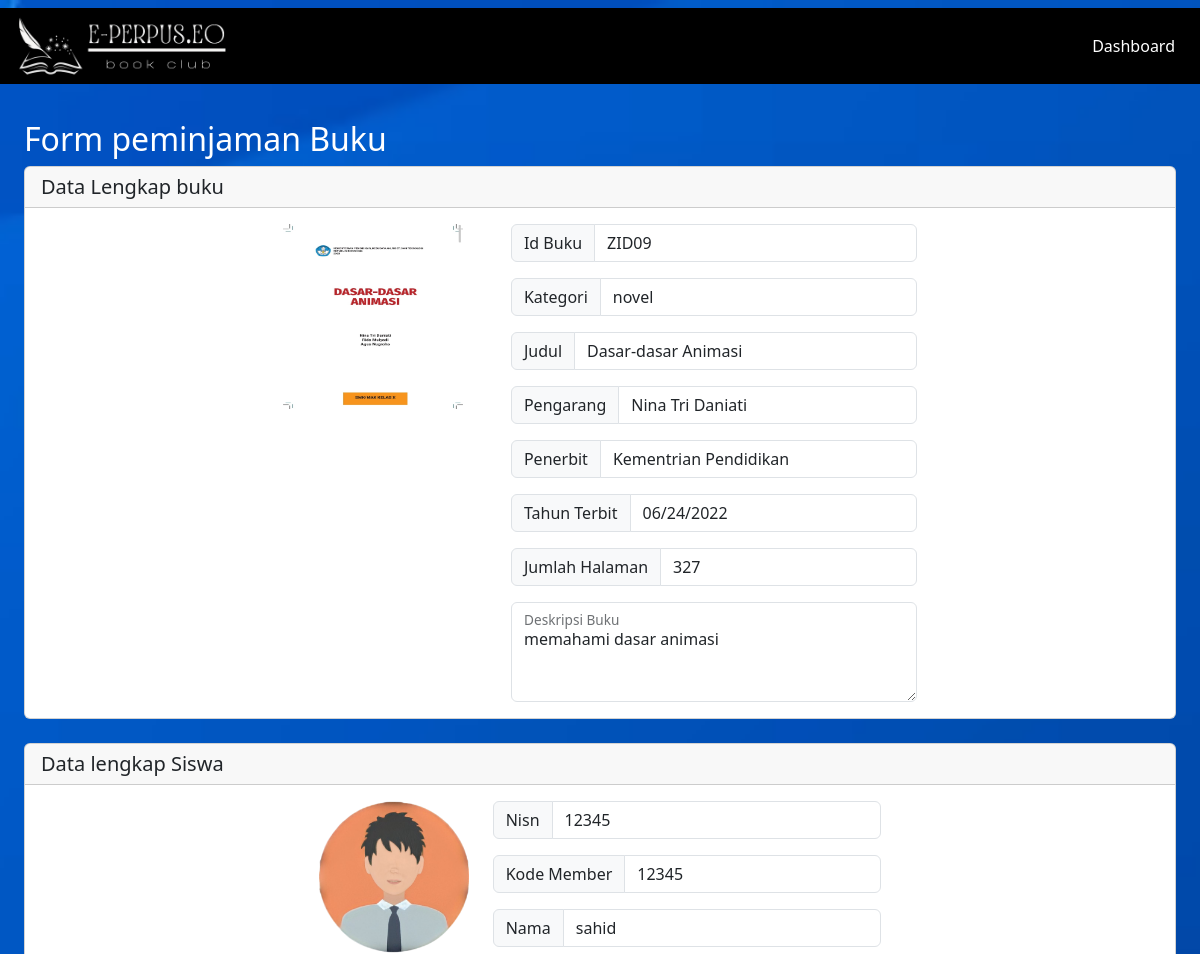
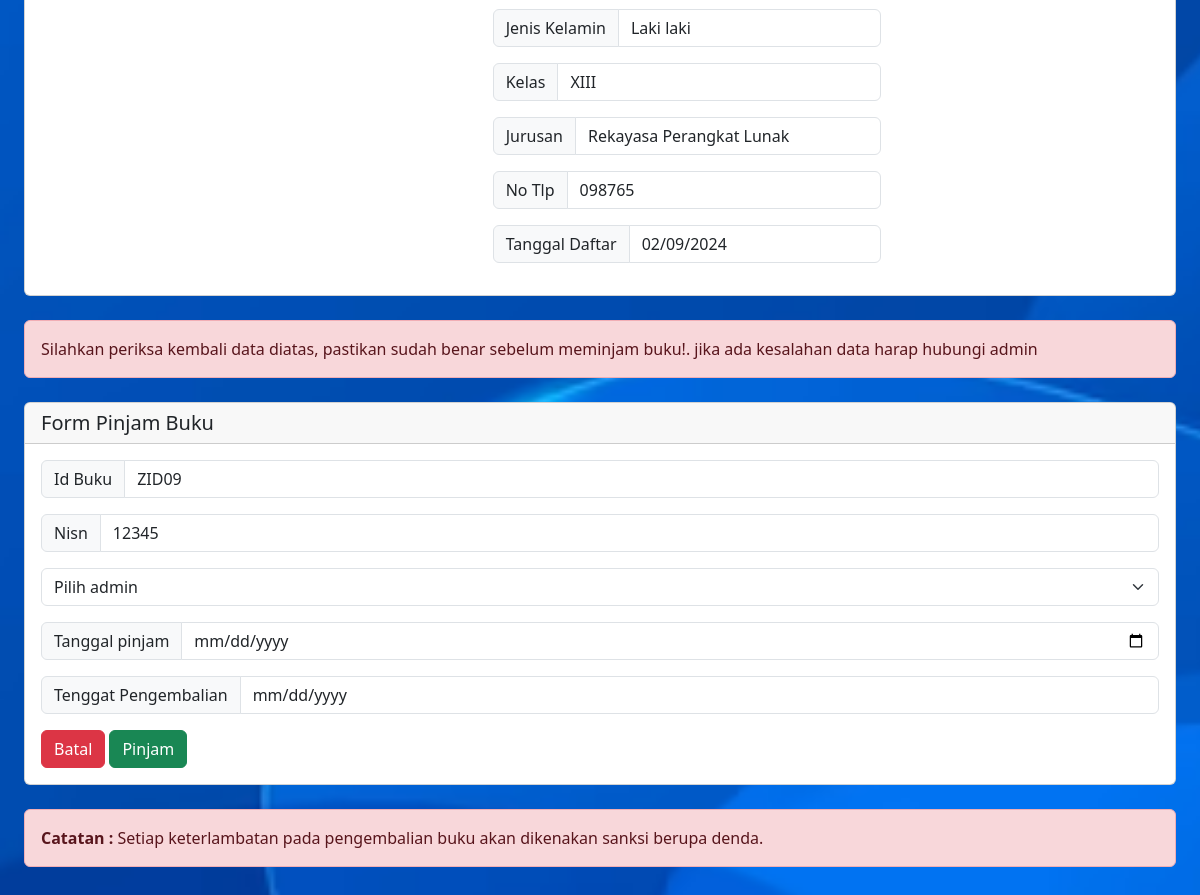
Screenshot of /DashboardMember/formPeminjaman/pinjamBuku.php?id=ZID09 (signed in) with the database file from the repository (2 pictures, top to bottom).
### tables this page shows
CREATE TABLE `buku` (
  `cover` varchar(255) NOT NULL,
  `id_buku` varchar(20) NOT NULL,
  `kategori` varchar(255) NOT NULL,
  `judul` varchar(255) NOT NULL,
  `pengarang` varchar(255) NOT NULL,
  `penerbit` varchar(255) NOT NULL,
  `tahun_terbit` date NOT NULL,
  `jumlah_halaman` int(11) NOT NULL,
  `buku_deskripsi` text NOT NULL,
  `isi_buku` varchar(250) NOT NULL
);

CREATE TABLE `member` (
  `nisn` int(11) NOT NULL,
  `kode_member` varchar(12) NOT NULL,
  `nama` varchar(255) NOT NULL,
  `password` varchar(255) NOT NULL,
  `jenis_kelamin` varchar(20) NOT NULL,
  `kelas` varchar(5) NOT NULL,
  `jurusan` varchar(50) NOT NULL,
  `no_tlp` varchar(15) NOT NULL,
  `tgl_pendaftaran` date NOT NULL
);

### config/config.php (called while the page is built, shortened)
<?php
$host = "127.0.0.1";
$username = "root";
$password = "";
$database_name = "perpustakaan";
$connection = mysqli_connect($host, $username, $password, $database_name);
function queryReadData($dataKategori) {
  global $connection;
  $result = mysqli_query($connection, $dataKategori);
  $items = [];
  while($item = mysqli_fetch_assoc($result)) {
    $items[] = $item;
  }
  return $items;
}
?>

### DashboardMember/formPeminjaman/pinjamBuku.php (the view, shortened to what this page needs)
<?php
require "../../config/config.php";
$idBuku = $_GET["id"];
$query = queryReadData("SELECT * FROM buku WHERE id_buku = '$idBuku'");
$nisnSiswa = $_SESSION["member"]["nisn"];
$dataSiswa = queryReadData("SELECT * FROM member WHERE nisn = $nisnSiswa");
?>
<!DOCTYPE html>
<html lang="en">
  <head>
    <link rel="stylesheet" href="../../style.css">
  </head>
  <body style="background: url(../../assets/bg.jpg) center / cover fixed; ">
    <nav class="navbar fixed-top">
      <div class="container-fluid" style="background-color: black; ">
        <a class="navbar-brand" href="#">
          <img src="../../assets/logoNav.png" alt="logo" width="220px">
        </a>
        <a class="btn btn-tertiary" href="../dashboardMember.php" style="color: white;">Dashboard</a>
      </div>
    </nav>
  <div class="p-4 mt-5">
    <h2 class="mt-5" style="color: white;">Form peminjaman Buku</h2>
    <div class="card">
      <h5 class="card-header">Data Lengkap buku</h5>
      <div class="card-body d-flex flex-wrap gap-5 justify-content-center">
          <?php foreach ($query as $item) : ?>
        <p class="card-text"><img src="../../imgDB/<?= $item["cover"]; ?>" width="180px" height="185px" style="border-radius: 5px;"></p>
        <form action="" method="post">
          <div class="input-group mb-3">
            <span class="input-group-text" id="basic-addon1">Id Buku</span>
            <input type="text" class="form-control" placeholder="id buku" aria-label="Username" aria-describedby="basic-addon1" value="<?= $item["id_buku"]; ?>" readonly>
            </div>
          <div class="input-group mb-3">
            <span class="input-group-text" id="basic-addon1">Kategori</span>
            <input type="text" class="form-control" placeholder="kategori" aria-label="kategori" aria-describedby="basic-addon1" value="<?= $item["kategori"]; ?>" readonly>
            </div>
          <div class="input-group mb-3">
            <span class="input-group-text" id="basic-addon1">Judul</span>
            <input type="text" class="form-control" placeholder="judul" aria-label="judul" aria-describedby="basic-addon1" value="<?= $item["judul"]; ?>" readonly>
            </div>
          <div class="input-group mb-3">
            <span class="input-group-text" id="basic-addon1">Pengarang</span>
            <input type="text" class="form-control" placeholder="pengarang" aria-label="pengarang" aria-describedby="basic-addon1" value="<?= $item["pengarang"]; ?>" readonly>
            </div>
          <div class="input-group mb-3">
            <span class="input-group-text" id="basic-addon1">Penerbit</span>
            <input type="text" class="form-control" placeholder="penerbit" aria-label="penerbit" aria-describedby="basic-addon1" value="<?= $item["penerbit"]; ?>" readonly>
            </div>
          <div class="input-group mb-3">
            <span class="input-group-text" id="basic-addon1">Tahun Terbit</span>
            <input type="date" class="form-control" placeholder="tahun_terbit" aria-label="tahun_terbit" aria-describedby="basic-addon1" value="<?= $item["tahun_terbit"]; ?>" readonly>
            </div>
          <div class="input-group mb-3">
            <span class="input-group-text" id="basic-addon1">Jumlah Halaman</span>
            <input type="number" class="form-control" placeholder="jumlah halaman" aria-label="jumlah halaman" aria-describedby="basic-addon1" value="<?= $item["jumlah_halaman"]; ?>" readonly>
            </div>
          <div class="form-floating">
            <textarea class="form-control" placeholder="deskripsi singkat buku" id="floatingTextarea2" style="height: 100px" readonly><?= $item["buku_deskripsi"]; ?></textarea>
            <label for="floatingTextarea2">Deskripsi Buku</label>
            </div>
        <?php endforeach; ?>
        </form>
       </div>
      </div>
    <div class="card mt-4">
      <h5 class="card-header">Data lengkap Siswa</h5>
      <div class="card-body d-flex flex-wrap gap-4 justify-content-center">
        <p><img src="../../assets/memberLogo.png" width="150px"></p>
        <form action="" method="post">
          <?php foreach ($dataSiswa as $item) : ?>
          <div class="input-group mb-3">
            <span class="input-group-text" id="basic-addon1">Nisn</span>
            <input type="number" class="form-control" placeholder="nisn" aria-label="nisn" aria-describedby="basic-addon1" value="<?= $item["nisn"]; ?>" readonly>
            </div>
          <div class="input-group mb-3">
            <span class="input-group-text" id="basic-addon1">Kode Member</span>
            <input type="text" class="form-control" placeholder="kode member" aria-label="kode member" aria-describedby="basic-addon1" value="<?= $item["kode_member"]; ?>" readonly>
            </div>
          <div class="input-group mb-3">
            <span class="input-group-text" id="basic-addon1">Nama</span>
            <input type="text" class="form-control" placeholder="nama" aria-label="nama" aria-describedby="basic-addon1" value="<?= $item["nama"]; ?>" readonly>
            </div>
          <div class="input-group mb-3">
            <span class="input-group-text" id="basic-addon1">Jenis Kelamin</span>
            <input type="text" class="form-control" placeholder="jenis kelamin" aria-label="jenis kelamin" aria-describedby="basic-addon1" value="<?= $item["jenis_kelamin"]; ?>" readonly>
            </div>
          <div class="input-group mb-3">
            <span class="input-group-text" id="basic-addon1">Kelas</span>
            <input type="text" class="form-control" placeholder="kelas" aria-label="kelas" aria-describedby="basic-addon1" value="<?= $item["kelas"]; ?>" readonly>
            </div>
          <div class="input-group mb-3">
            <span class="input-group-text" id="basic-addon1">Jurusan</span>
            <input type="text" class="form-control" placeholder="jurusan" aria-label="jurusan" aria-describedby="basic-addon1" value="<?= $item["jurusan"]; ?>" readonly>
            </div>
          <div class="input-group mb-3">
            <span class="input-group-text" id="basic-addon1">No Tlp</span>
            <input type="no_tlp" class="form-control" placeholder="no tlp" aria-label="no tlp" aria-describedby="basic-addon1" value="<?= $item["no_tlp"]; ?>" readonly>
            </div>
          <div class="input-group mb-3">
            <span class="input-group-text" id="basic-addon1">Tanggal Daftar</span>
            <input type="date" class="form-control" placeholder="tgl_pendaftaran" aria-label="tgl_pendaftaran" aria-describedby="basic-addon1" value="<?= $item["tgl_pendaftaran"]; ?>" readonly>
            </div>
        <?php endforeach; ?>
        </form>
       </div>
      </div>
    <div class="alert alert-danger mt-4" role="alert">Silahkan periksa kembali data diatas, pastikan sudah benar sebelum meminjam buku!. jika ada kesalahan data harap hubungi admin</div>
    <div class="card mt-4">
      <h5 class="card-header">Form Pinjam Buku</h5>
      <div class="card-body">
        <form action="" method="post">
          <?php foreach ($query as $item) : ?>
           <div class="input-group mb-3">
            <span class="input-group-text" id="basic-addon1">Id Buku</span>
            <input type="text" name="id_buku" class="form-control" placeholder="id buku" aria-label="id_buku" aria-describedby="basic-addon1" value="<?= $item["id_buku"]; ?>" readonly>
            </div>
          <?php endforeach; ?>
        <div class="input-group mb-3">
            <span class="input-group-text" id="basic-addon1">Nisn</span>
            <input type="number" name="nisn" class="form-control" placeholder="nisn" aria-label="nisn" aria-describedby="basic-addon1" value="<?php echo htmlentities($_SESSION["member"]["nisn"]); ?>" readonly>
        </div>
    <select name="id" class="form-select" aria-label="Default select example">
                  <option selected>Pilih admin</option>
    </select>
    <div class="input-group mb-3 mt-3">
            <span class="input-group-text" id="basic-addon1">Tanggal pinjam</span>
            <input type="date" name="tgl_peminjaman" id="tgl_peminjaman" class="form-control" placeholder="id buku" aria-label="tgl_peminjaman" aria-describedby="basic-addon1" onchange="setReturnDate()" required>
      </div>
    <div class="input-group mb-3 mt-3">
            <span class="input-group-text" id="basic-addon1">Tenggat Pengembalian</span>
            <input type="date" name="tgl_pengembalian" id="tgl_pengembalian" class="form-control" placeholder="tgl_pengembalian" aria-label="tgl_pengembalian" aria-describedby="basic-addon1" readonly>
      </div>
    <a class="btn btn-danger" href="../buku/daftarBuku.php"> Batal</a>
    <button type="submit" class="btn btn-success" name="pinjam">Pinjam</button>
    </form>
    </div>
    </div>
    <div class="alert alert-danger mt-4" role="alert"><span class="fw-bold">Catatan :</span> Setiap keterlambatan pada pengembalian buku akan dikenakan sanksi berupa denda.</div>
    </div>
  </body>
</html>

### rows the page displays
buku: cover (picture), id_buku "ZID09", kategori "novel", judul "Dasar-dasar Animasi", pengarang "Nina Tri Daniati", penerbit "Kementrian Pendidikan", tahun_terbit "06/24/2022", jumlah_halaman "327", buku_deskripsi "memahami dasar animasi"
member: nisn "12345", kode_member "12345", nama "sahid", jenis_kelamin "Laki laki", kelas "XIII", jurusan "Rekayasa Perangkat Lunak", no_tlp "098765", tgl_pendaftaran "02/09/2024"
